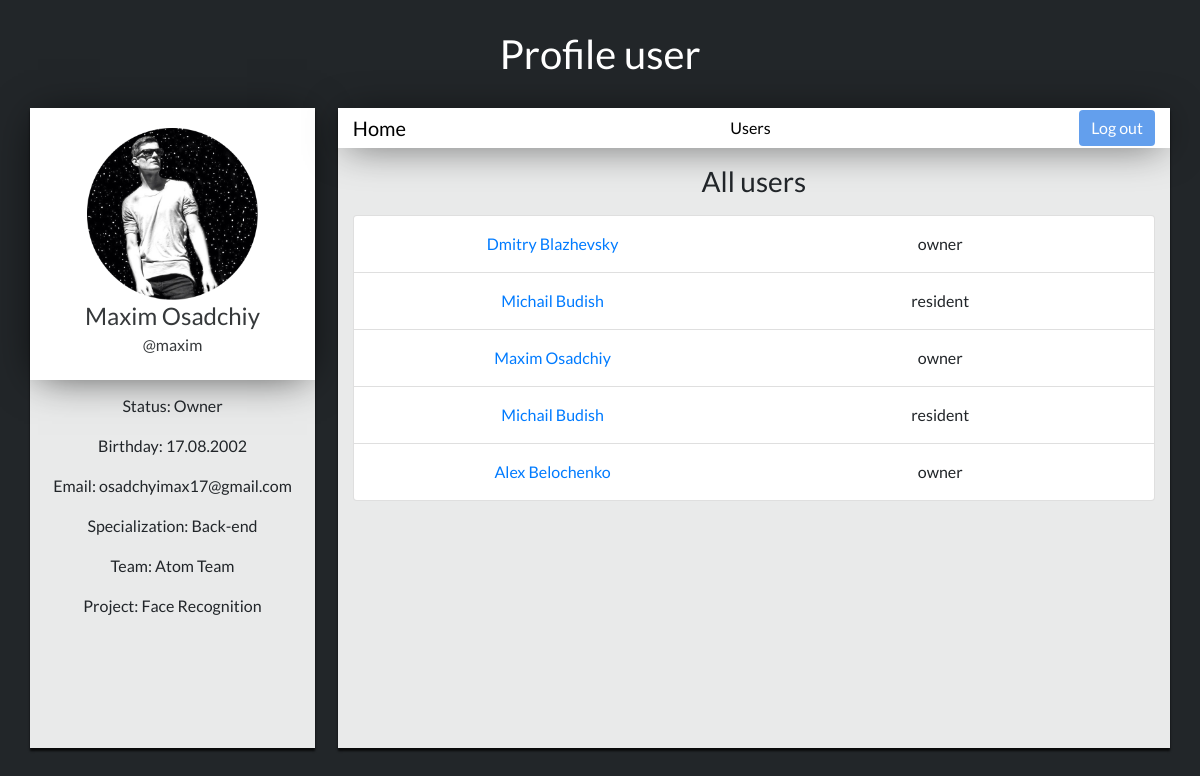
/users-user, run on the app's committed database.
### login/models.py (models this page shows, shortened)
class User(models.Model):
    superuser = models.IntegerField(default=None)
    name = models.CharField(max_length=30)
    surname = models.CharField(max_length=30)
    username = models.CharField(max_length=30)
    password = models.CharField(max_length=150)
    status = models.CharField(max_length=15)
    birth_date = models.DateTimeField()
    email = models.EmailField(max_length=30, null=True)
    specialization = models.CharField(max_length=30)
    team = models.CharField(max_length=50)
    project = models.CharField(max_length=50)
    last_seen = models.DateTimeField(auto_now=True)
    profile_photo = models.ImageField(upload_to='profile_photos')

### login/views.py (the view)
# urls.py: path('users-user', views.list_users_user, name='users_user'),
def list_users_user(request):
    residents = User.objects.filter(status='resident').count()
    mentors = User.objects.filter(status='mentor').count()
    owners = User.objects.filter(status='owner').count()
    users_list = User.objects.all()
    return render(request, 'users-user/index.html', {'list_users': users_list,'residents': residents,'mentors': mentors,'owners': owners})

### login/templates/users-user/index.html (shortened to what this page needs)
{% extends 'index-user-base.html' %}
{% block info_user %}
{% load staticfiles %}
<link rel="stylesheet" media="all" href="{% static 'css/home-user.css' %}" type="text/css">
<link rel="stylesheet" media="all" href="{% static 'css/base.css' %}" type="text/css">
    <div>
        {% if list_residents %}
            <h3 class="list-text">Residents List</h3>
        {% elif list_mentors %}
            <h3 class="list-text">Mentors List</h3>
        {% elif list_owners %}
            <h3 class="list-text">Owners List</h3>
        {% elif list_users %}
            <h3 class="list-text">All users</h3>
        {% endif %}
        <div class="container">
            <div class="row" style="padding: 5%;padding-top: 0;padding-left:0;padding-right:0;">
              <div class="col">
                <div class="userjoin-block">
                    <ul class="list-group">
                        {% for item in list_users %}
                            <li class="list-group-item">
                                <div class="container list-group">
                                    <div class="row">
                                        <div class="col-sm">
                                                <a href="/user-users/{{ item.id }}"><p style="text-align:center;margin: 0;line-height: 2;">{{ item.name }} {{ item.surname }}</p></a>
                                        </div>
                                        <div class="col-sm">
                                            <p class="list-text" style="text-align:center;margin: 0;line-height: 2;">{{item.status}}</p>
                                        </div>
                                    </div>
                                </div>
                            </li>
                        {% endfor %}
                    </ul>
                </div>
            </div>
        </div>
    </div>
    </div>
{% endblock %}

### login/static/css/base.css (style rules this page uses)
body { font-family: 'Lato', cursive; }
.userjoin-block { overflow-y: scroll; max-height: 50vh; }
.list-text { text-align: center; margin: 2%; }

### login/static/css/home-user.css (style rules this page uses)
body { background: #222629; font-family: 'Lato', cursive; }

### data on the page
User: name "Dmitry", surname "Blazhevsky", status "owner"
User: name "Michail", surname "Budish", status "resident"
User: name "Maxim", surname "Osadchiy", status "owner"
User: name "Michail", surname "Budish", status "resident"
User: name "Alex", surname "Belochenko", status "owner"
